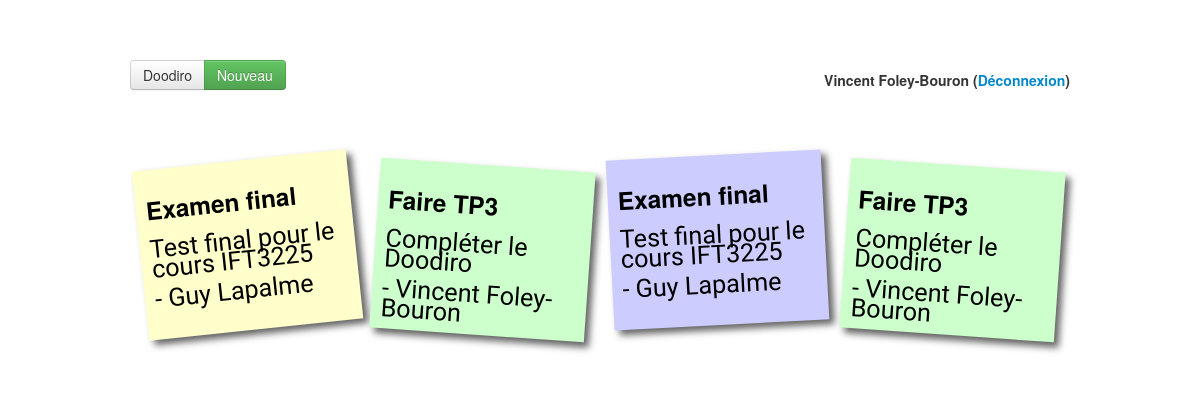
/index.php (signed in), run on the app's committed database.
### tables this page shows
CREATE TABLE IF NOT EXISTS `events` (
  `id` int(11) NOT NULL AUTO_INCREMENT,
  `organizer` int(11) NOT NULL,
  `name` varchar(100) NOT NULL,
  `description` varchar(255) NOT NULL,
  `type` enum('public','private') NOT NULL,
  `duration` int(2) NOT NULL,
  PRIMARY KEY (`id`),
  KEY `organizer` (`organizer`)
);

CREATE TABLE IF NOT EXISTS `users` (
  `id` int(11) NOT NULL AUTO_INCREMENT,
  `email` varchar(255) NOT NULL,
  `password` varchar(255) NOT NULL,
  `firstname` varchar(255) DEFAULT NULL,
  `lastname` varchar(255) DEFAULT NULL,
  `is_admin` tinyint(1) NOT NULL DEFAULT '0',
  PRIMARY KEY (`id`),
  UNIQUE KEY `email` (`email`)
);

### classes/user.php (called while the page is built, shortened)
<?php
class User extends Database {
	public $id;
	public function __construct($array) {
		$this->id = $array['id'];
		$this->firstname = $array['firstname'];
		$this->lastname = $array['lastname'];
	}
    public static function find($user_id) {
    	$mysqli = self::db_connect();
    	$query = 'SELECT id, email, firstname, lastname, is_admin from users WHERE id = ?';
    	if($stmt = $mysqli->prepare($query)) {
    		$stmt->bind_param('s', $user_id);
    		$stmt->execute();
    		$stmt->bind_result($id, $email, $firstname, $lastname, $is_admin);
    		$ok = $stmt->fetch();
    		if ($ok) {
    			return new User(array(
    				'id' => $id,
    				'email' => $email,
    				'firstname' => $firstname,
    				'lastname' => $lastname,
    				'is_admin' => $is_admin
    				));
    		}
    		else {
    			return FALSE;
    		}
    	}
    	else {
    		die("Can't create statement: ".$mysqli->error);
    	}
    }
    public function events() {
    	$events = array();
        $mysqli = self::db_connect();
        $query = "select e.id, e.organizer, e.name, e.description, e.type, e.duration from events e, invitations i where e.id = i.event_id and i.user_id = ? order by name";
        if ($stmt = $mysqli->prepare($query)) {
            $stmt->bind_param("i", $this->id);
            $stmt->bind_result($event_id, $event_organizer, $event_name, $event_description, $event_type, $event_duration);
            $stmt->execute();
            while ($stmt->fetch()) {
                $events[] = new Event(array(
                	'id' => $event_id,
                	'organizer' => $event_organizer,
                	'name' => $event_name,
                    'description' => $event_description,
                	'type' => $event_type,
                    'duration' => $event_duration
                	));
            }
            return $events;
        }
        else {
            die("Can't create statement: " . $mysqli->error);
        }
    }
}

### classes/event.php (called while the page is built, shortened)
<?php
class Event extends Database {
	public $organizer;
	public function __construct($array) {
		$this->id = $array['id'];
		$this->organizer = $array['organizer'];
		$this->name = $array['name'];
		$this->description = $array['description'];
	}
	public function organizer() {
		return User::find($this->organizer);
	}
}

### content/list_event.php (the view)
<div class="container">
    <div class="row">
        <div class="span12">
            <ul class="sticky_notes">
                <?php foreach ($user->events() as $event): ?>
                <li>
                    <a href="?p=register_event&id=<?php echo $event->id ?>">
                        <h3><?php echo $event->name ?></h3>
                        <p><?php echo $event->description ?></p>
                        <p>- <?php echo $event->organizer()->firstname ?> <?php echo $event->organizer()->lastname ?></p>
                    </a>
                </li>
                <?php endforeach ?>
                <?php foreach ($user->events() as $event): ?>
                <li>
                    <a href="#">
                        <h3><?php echo $event->name ?></h3>
                        <p><?php echo $event->description ?></p>
                        <p>- <?php echo $event->organizer()->firstname ?> <?php echo $event->organizer()->lastname ?></p>
                    </a>
                </li>
                <?php endforeach ?>
            </ul>
        </div>
    </div>
</div>

### index.php (shortened to what this page needs)
<?php
$user = $_SESSION['user'];
if(! isset($_GET['p'])) {
    $content = 'content/list_event.php';
}
else {
    $content = 'content/'.$_GET['p'].'.php';
}
?>
<!DOCTYPE html>
<html class="no-js">
    <head>
        <link rel="stylesheet" href="css/bootstrap.min.css">
        <link rel="stylesheet" href="css/main.css">
    </head>
    <body>
        <div class="container" id="top-menu">
            <div class="row">
                <div class="span6">
                    <div class="btn-group">
                        <a class="btn" href="index.php">
                            Doodiro
                        </a>
                        <a class="btn btn-success" href="?p=new_event">
                            Nouveau
                        </a>
                    </div>
                </div>
                <div class="span6">
                    <h5 class="pull-right">
                        <?php echo $user->firstname ?> <?php echo $user->lastname ?>
                        (<a href="logout.php">Déconnexion</a>)
                    </h5>
                </div>
            </div>
        </div>
        <?php include($content); ?>
    </body>
</html>

### css/main.css (style rules this page uses)
#top-menu { margin-bottom: 40px; }
ul.sticky_notes, ul.sticky_notes li { list-style:none; }
ul.sticky_notes { margin: 0; }
ul.sticky_notes li a { text-decoration: none; color: #000; background: #ffc; display: block; height: 150px; width: 195px; padding: 10px; -webkit-box-shadow: 5px 5px 7px rgba(33,33,33,.7); box-shadow: 5px 5px 7px rgba(33,33,33,.7); -webkit-transition: -webkit-transform .15s linear; -moz-transition: -moz-transform .15s linear; -o-transition: -o-transform .15s linear; -ms-transition: -ms-transform .15s linear; transition: transform .15s linear; }
ul.sticky_notes li { margin: 20px 10px 40px 10px; float: left; }
ul.sticky_notes li p { font-family: "Reenie Beanie",arial,sans-serif; font-size: 180%; }
ul.sticky_notes li a { -webkit-transform: rotate(-6deg); -moz-transform: rotate(-6deg); -o-transform: rotate(-6deg); -ms-transform: rotate(-6deg); transform: rotate(-6deg); }
ul.sticky_notes li:nth-child(even) a { -webkit-transform: rotate(4deg); -moz-transform: rotate(4deg); -o-transform: rotate(4deg); -ms-transform: rotate(4deg); transform: rotate(4deg); background:#cfc; position: relative; top: 5px; }
ul.sticky_notes li:nth-child(3n) a { -webkit-transform: rotate(-3deg); -moz-transform: rotate(-3deg); -o-transform: rotate(-3deg); -ms-transform: rotate(-3deg); transform: rotate(-3deg); background:#ccf; position: relative; top: -5px; }

### index.php (style rules this page uses)
body { padding-top: 60px; padding-bottom: 40px; }

### data on the page
events: name "Examen final", description "Test final pour le cours IFT3225", organizer.is_admin "Guy", organizer.is_admin "Lapalme"
events: name "Faire TP3", description "Compléter le Doodiro", organizer.is_admin "Vincent", organizer.is_admin "Foley-Bouron"

### other printed values
$user->firstname "Vincent"
$user->lastname "Foley-Bouron"
